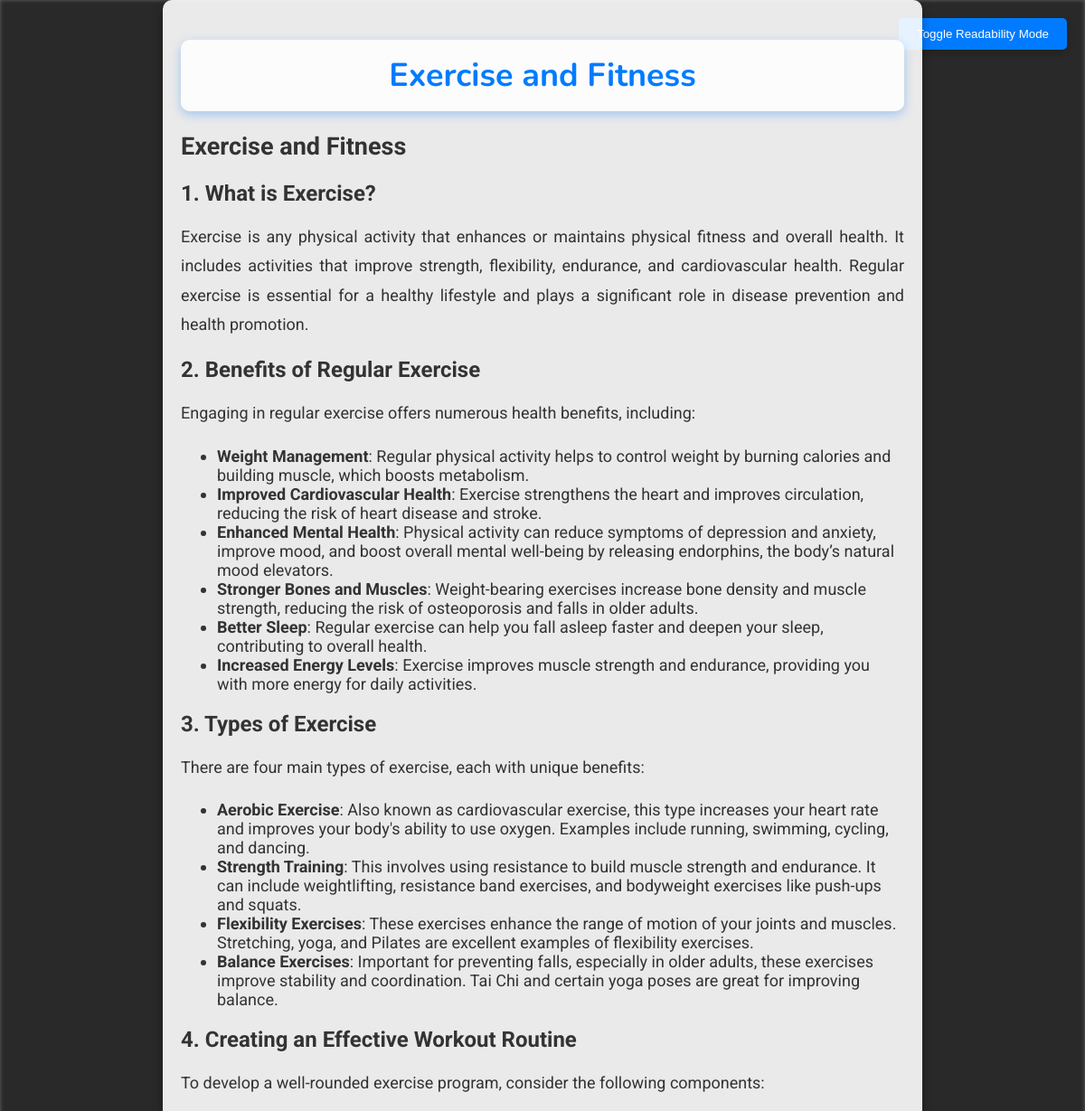
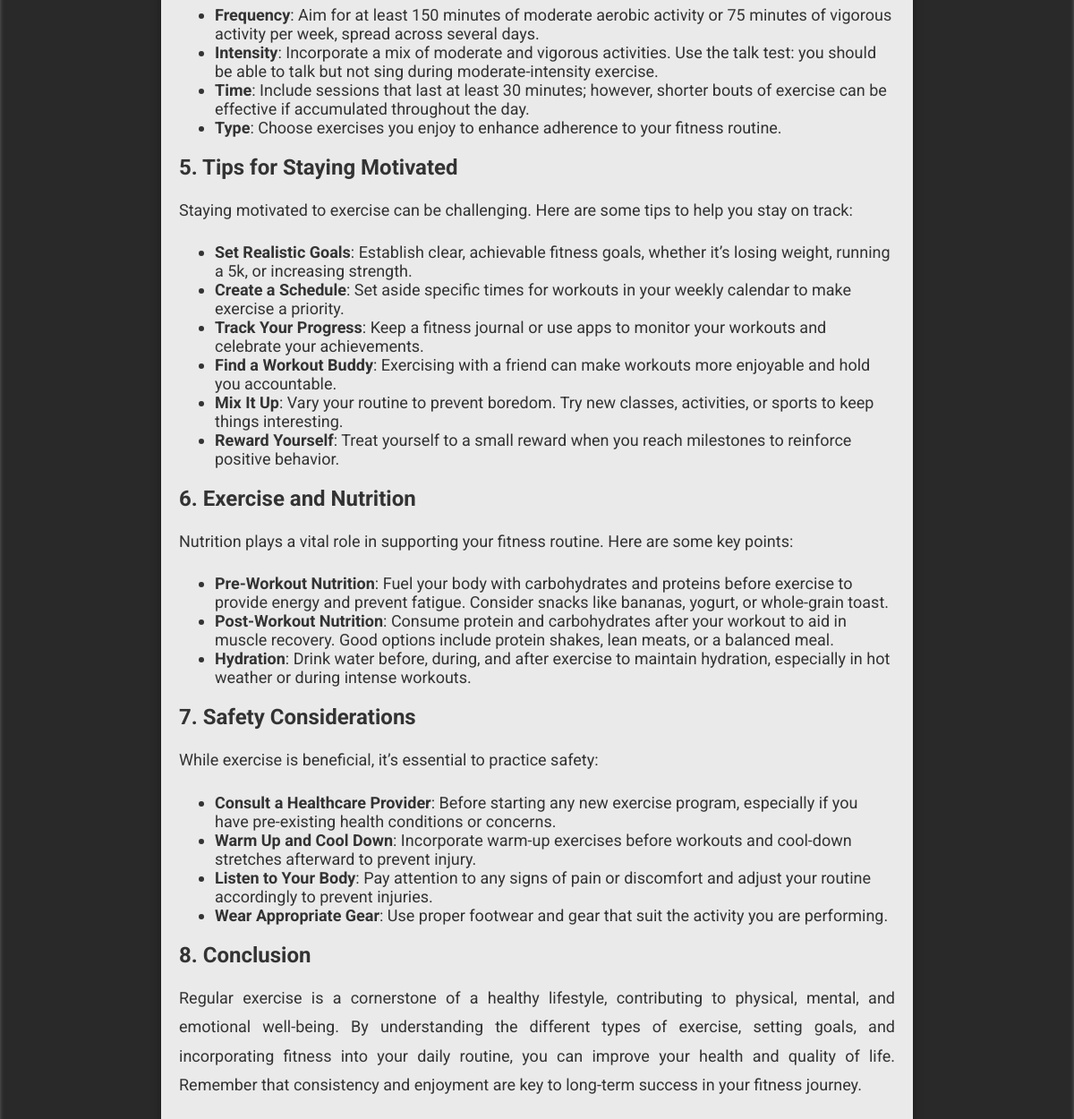
Screenshot of /education/info/7/ with the database file from the repository (2 pictures, top to bottom).
### education/models.py (models this page shows, shortened)
class HealthInformation(models.Model):
    title = models.CharField(max_length=255)
    content = models.TextField()
    created_at = models.DateTimeField(auto_now_add=True)

### education/views.py (the view)
# urls.py: path('info/<int:id>/', views.information_detail, name='information_detail'),
def information_detail(request, id):
    information = HealthInformation.objects.get(pk=id)
    return render(request, 'information_detail.html', {'information': information})

### education/templates/information_detail.html (shortened to what this page needs)
<!DOCTYPE html>
<html lang="en">
<head>
</head>
<body>
    <button class="readability-btn" onclick="toggleReadability()">Toggle Readability Mode</button>
    <div class="container">
        <h1 class="title">{{ information.title }}</h1>
        <div class="text">
            {{ information.content|safe }}
        </div>
    </div>
</body>
</html>

### education/templates/information_detail.html (style rules this page uses)
body { font-family: 'Roboto', sans-serif; margin: 0; padding: 0; display: flex; justify-content: center; align-items: center; min-height: 100vh; background: linear-gradient(to right, rgba(0, 0, 0, 0.6), rgba(0, 0, 0, 0.6)), url('https://source.unsplash.com/1600x900/?health,wellness') no-repeat center center fixed; background-size: cover; color: white; overflow-x: hidden; }
body:before { content: ''; position: fixed; top: 0; left: 0; width: 100%; height: 100%; background: inherit; z-index: -1; background-attachment: fixed; filter: blur(2px); }
.container { width: 100%; max-width: 800px; padding: 20px; background-color: rgba(255, 255, 255, 0.9); box-shadow: 0 4px 12px rgba(0, 0, 0, 0.3); border-radius: 10px; color: #333; opacity: 0; animation: fadeIn 1.2s ease-in-out forwards; }
.title { font-family: 'Nunito', sans-serif; font-size: 36px; font-weight: bold; text-align: center; margin-bottom: 20px; color: #007bff; position: sticky; top: 0; background-color: rgba(255, 255, 255, 0.9); padding: 15px; border-radius: 10px; box-shadow: 0 4px 12px rgba(0, 123, 255, 0.3); z-index: 100; }
.text h3, .text h4 { font-size: 24px; font-weight: bold; color: #333; margin: 20px 0 10px; transition: color 0.3s ease; }
.text p { font-size: 18px; line-height: 1.8; margin-bottom: 20px; text-align: justify; transition: color 0.3s ease; }
.text div { font-size: 18px; margin-bottom: 15px; transition: color 0.3s ease; }
.readability-btn { position: fixed; top: 20px; right: 20px; padding: 10px 20px; background-color: #007bff; color: white; border: none; border-radius: 5px; cursor: pointer; box-shadow: 0 4px 10px rgba(0, 0, 0, 0.2); transition: background-color 0.3s ease, box-shadow 0.3s ease; }

### rows the page displays
HealthInformation: title "Exercise and Fitness", content "Exercise and Fitness 1. What is Exercise? Exercise is any physical activity that enhances or maintains physical fitness and overall health. It includes activities that improve strength, flexibility, endurance, and cardiovascular health. Regular exercise is essential for a healthy lifestyle and plays a significant role in disease prevention and health promotion. 2. Benefits of Regular Exercise Engaging in regular exercise offers numerous health benefits, including: Weight Management : Regular physical activity helps to control weight by burning calories and building muscle, which boosts metabolism. Improved Cardiovascular Health : Exercise strengthens the heart and improves circulation,…"
